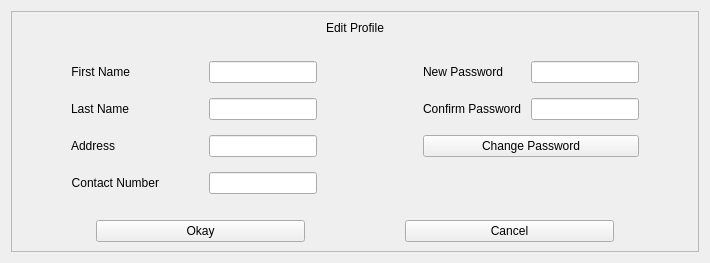
          <widget class="QWidget" name="W_EditProfile">
           <layout class="QHBoxLayout" name="horizontalLayout_7">
            <item>
             <widget class="QFrame" name="F_EditProfile">
              <property name="maximumSize">
               <size>
                <width>800</width>
                <height>500</height>
               </size>
              </property>
              <property name="frameShape">
               <enum>QFrame::StyledPanel</enum>
              </property>
              <property name="frameShadow">
               <enum>QFrame::Raised</enum>
              </property>
              <layout class="QVBoxLayout" name="verticalLayout_9">
               <item>
                <widget class="QLabel" name="L_EditProfile_Title">
                 <property name="text">
                  <string>Edit Profile</string>
                 </property>
                 <property name="alignment">
                  <set>Qt::AlignCenter</set>
                 </property>
                </widget>
               </item>
               <item>
                <layout class="QHBoxLayout" name="HL_EditProfileInputs">
                 <item>
                  <layout class="QFormLayout" name="HL_EditProfileItems">
                   <property name="horizontalSpacing">
                    <number>50</number>
                   </property>
                   <property name="verticalSpacing">
                    <number>15</number>
                   </property>
                   <property name="leftMargin">
                    <number>50</number>
                   </property>
                   <property name="topMargin">
                    <number>20</number>
                   </property>
                   <property name="rightMargin">
                    <number>50</number>
                   </property>
                   <property name="bottomMargin">
                    <number>20</number>
                   </property>
                   <item row="0" column="0">
                    <widget class="QLabel" name="L_EditProfile_FNameTitle">
                     <property name="text">
                      <string>First Name</string>
                     </property>
                     <property name="alignment">
                      <set>Qt::AlignRight|Qt::AlignTrailing|Qt::AlignVCenter</set>
                     </property>
                    </widget>
                   </item>
                   <item row="0" column="1">
                    <widget class="QLineEdit" name="LE_EditProfile_FName"/>
                   </item>
                   <item row="1" column="0">
                    <widget class="QLabel" name="L_EditProfile_LNameTitle">
                     <property name="text">
                      <string>Last Name</string>
                     </property>
                     <property name="alignment">
                      <set>Qt::AlignRight|Qt::AlignTrailing|Qt::AlignVCenter</set>
                     </property>
                    </widget>
                   </item>
                   <item row="1" column="1">
                    <widget class="QLineEdit" name="LE_EditProfile_LName"/>
                   </item>
                   <item row="2" column="0">
                    <widget class="QLabel" name="L_EditProfile_AddressTitle">
                     <property name="text">
                      <string>Address</string>
                     </property>
                     <property name="alignment">
                      <set>Qt::AlignRight|Qt::AlignTrailing|Qt::AlignVCenter</set>
                     </property>
                    </widget>
                   </item>
                   <item row="2" column="1">
                    <widget class="QLineEdit" name="LE_EditProfile_Address"/>
                   </item>
                   <item row="3" column="0">
                    <widget class="QLabel" name="L_EditProfile_ContactNumberTitle">
                     <property name="text">
                      <string>Contact Number</string>
                     </property>
                     <property name="alignment">
                      <set>Qt::AlignRight|Qt::AlignTrailing|Qt::AlignVCenter</set>
                     </property>
                    </widget>
                   </item>
                   <item row="3" column="1">
                    <widget class="QLineEdit" name="LE_EditProfile_ContactNumber"/>
                   </item>
                  </layout>
                 </item>
                 <item>
                  <layout class="QFormLayout" name="HL_EditProfilePasswords">
                   <property name="horizontalSpacing">
                    <number>10</number>
                   </property>
                   <property name="verticalSpacing">
                    <number>15</number>
                   </property>
                   <property name="leftMargin">
                    <number>50</number>
                   </property>
                   <property name="topMargin">
                    <number>20</number>
                   </property>
                   <property name="rightMargin">
                    <number>50</number>
                   </property>
                   <property name="bottomMargin">
                    <number>20</number>
                   </property>
                   <item row="0" column="0">
                    <widget class="QLabel" name="L_EditProfile_NewPasswordTitle">
                     <property name="text">
                      <string>New Password</string>
                     </property>
                     <property name="alignment">
                      <set>Qt::AlignRight|Qt::AlignTrailing|Qt::AlignVCenter</set>
                     </property>
                    </widget>
                   </item>
                   <item row="0" column="1">
                    <widget class="QLineEdit" name="LE_EditProfile_NewPassword"/>
                   </item>
                   <item row="1" column="0">
                    <widget class="QLabel" name="L_EditProfile_NewPasswordConfirmTitle">
                     <property name="text">
                      <string>Confirm Password</string>
                     </property>
                     <property name="alignment">
                      <set>Qt::AlignRight|Qt::AlignTrailing|Qt::AlignVCenter</set>
                     </property>
                    </widget>
                   </item>
                   <item row="1" column="1">
                    <widget class="QLineEdit" name="LE_EditProfile_NewPasswordConfirm"/>
                   </item>
                   <item row="2" column="0" colspan="2">
                    <widget class="QPushButton" name="PB_EditProfile_ChangePassword">
                     <property name="text">
                      <string>Change Password</string>
                     </property>
                    </widget>
                   </item>
                  </layout>
                 </item>
                </layout>
               </item>
               <item>
                <layout class="QHBoxLayout" name="HL_EditProfileButtons">
                 <property name="spacing">
                  <number>100</number>
                 </property>
                 <property name="leftMargin">
                  <number>75</number>
                 </property>
                 <property name="rightMargin">
                  <number>75</number>
                 </property>
                 <item>
                  <widget class="QPushButton" name="PB_UR_EP_Okay">
                   <property name="text">
                    <string>Okay</string>
                   </property>
                  </widget>
                 </item>
                 <item>
                  <widget class="QPushButton" name="PB_UR_EP_Cancel">
                   <property name="text">
                    <string>Cancel</string>
                   </property>
                  </widget>
                 </item>
                </layout>
               </item>
              </layout>
             </widget>
            </item>
           </layout>
          </widget>
